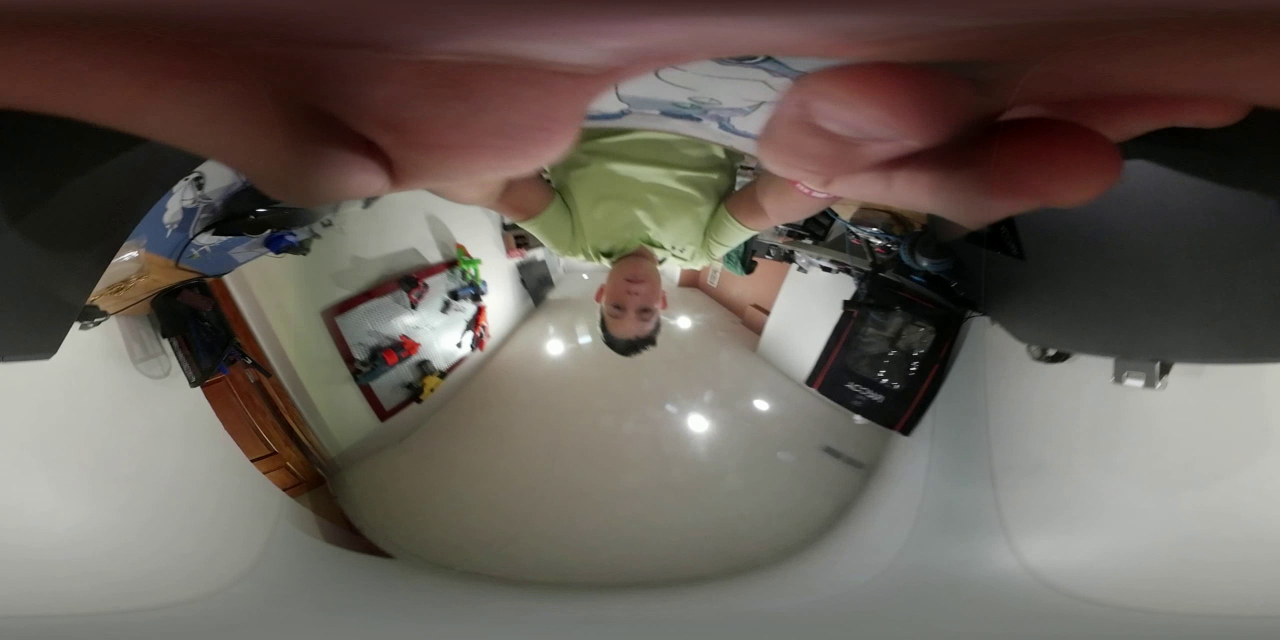
#> input picture frame 4 of gear360-stitcher/test_output/360_0597_360.mp4, 2560 x 1280 px, given in place of 360_0597.MP4, which was not available (shown at 1/2 size)
$ python test_headless.py
#> lines starting #> are read from the running program, lines starting #| are printed output that depends on the picture; after the words box and inside, x2 and y2 are one past the last pixel; in counts of white or black regions, pixels touching at a corner belong together; pictures that were not available may be replaced by others from this repository, and a replacement may not be noted
#> (reads gear360-stitcher/calibration_profiles/default.json from the repository)
### gear360-stitcher/src/video_pipeline.py
"""Batch video stitching pipeline: dual-fisheye MP4 -> equirectangular MP4.

OpenCV's VideoWriter does not handle audio, so this pipeline writes a silent
stitched video first, then (if ffmpeg is available on PATH) remuxes the
original audio track onto the result. If ffmpeg is not available, the output
video is silent and a note is reported back to the caller.
"""
import os
import shutil
import subprocess
import tempfile

import cv2

from .stitcher import stitch_frame


def ffmpeg_available():
    return shutil.which("ffmpeg") is not None


def stitch_video(
    input_path,
    output_path,
    calibration,
    out_w=None,
    out_h=None,
    frame_progress_cb=None,
):
    """Stitch one video. frame_progress_cb(frame_index, total_frames) is called
    periodically. Returns (output_path, audio_muxed: bool)."""
#> called with input_path = 'D:\\DCIM\\100PHOTO\\360_0597.MP4'
    cap = cv2.VideoCapture(input_path)
    if not cap.isOpened():
        raise ValueError(f"Could not open video: {input_path}")

    src_w = int(cap.get(cv2.CAP_PROP_FRAME_WIDTH))
    src_h = int(cap.get(cv2.CAP_PROP_FRAME_HEIGHT))
    fps = cap.get(cv2.CAP_PROP_FPS) or 29.97
    total_frames = int(cap.get(cv2.CAP_PROP_FRAME_COUNT))

    out_w = out_w or src_w
    out_h = out_h or src_h

    os.makedirs(os.path.dirname(output_path) or ".", exist_ok=True)

    use_ffmpeg = ffmpeg_available()
    silent_path = output_path
    tmp_dir = None
    if use_ffmpeg:
        tmp_dir = tempfile.mkdtemp(prefix="gear360_")
        silent_path = os.path.join(tmp_dir, "silent.mp4")

    fourcc = cv2.VideoWriter_fourcc(*"mp4v")
    writer = cv2.VideoWriter(silent_path, fourcc, fps, (out_w, out_h))
    if not writer.isOpened():
        cap.release()
        raise IOError("Failed to open video writer (codec unavailable)")

    maps_cache = {}
    frame_index = 0
    try:
        while True:
            ok, frame = cap.read()
#> frame is the input picture: shape (1280, 2560, 3); mean B, G, R 87.4, 94.7, 103.7
            if not ok:
                break
            stitched = stitch_frame(
                frame, calibration, out_w=out_w, out_h=out_h, maps_cache=maps_cache
            )
            writer.write(stitched)
            frame_index += 1
            if frame_progress_cb:
                frame_progress_cb(frame_index, total_frames)
    finally:
        cap.release()
        writer.release()

    audio_muxed = False
    if use_ffmpeg:
        audio_muxed = _mux_audio(input_path, silent_path, output_path)
        shutil.rmtree(tmp_dir, ignore_errors=True)

    return output_path, audio_muxed


# [48 lines left out: functions _mux_audio, stitch_videos_batch, not called in this run]

### gear360-stitcher/src/stitcher.py
"""Dual-fisheye -> equirectangular stitching core.

The Gear 360 (SM-R210) captures a single frame containing two circular fisheye
images side by side: the left half from the front lens, the right half from the
back lens. Each lens covers roughly 195 degrees (equidistant/f-theta projection).
This module builds pixel-remap lookup tables (computed once per resolution and
calibration) and blends the two lenses into a standard 2:1 equirectangular frame.
"""
import numpy as np
import cv2


def _lens_map(x, y, z, lens, size, feather_frac, offset_x=0.0):
    """Compute source-pixel coordinates and blend weight for one lens.

    x, y, z: unit direction vectors expressed in the lens's own optical frame,
    where z is the forward (optical axis) component.
    """
    theta = np.arccos(np.clip(z, -1.0, 1.0))
    fov_rad = np.radians(lens["fov_deg"])
    theta_max = fov_rad / 2.0
    r_norm = theta / theta_max

    phi = np.arctan2(y, x)
    rotation = np.radians(lens.get("rotation_deg", 0.0))
    if rotation:
        phi = phi + rotation

    radius = lens["radius_frac"] * size
    cx = lens["cx_frac"] * size
    cy = lens["cy_frac"] * size

    px = cx + r_norm * radius * np.cos(phi) + offset_x
    py = cy + r_norm * radius * np.sin(phi)

    valid = r_norm <= 1.0
    weight = np.ones_like(r_norm)
    fade = r_norm > feather_frac
    weight = np.where(
        fade, np.clip((1.0 - r_norm) / (1.0 - feather_frac), 0.0, 1.0), weight
    )
    weight = np.where(valid, weight, 0.0)

    return px.astype(np.float32), py.astype(np.float32), weight.astype(np.float32)


def build_equirect_maps(src_w, src_h, out_w, out_h, calibration):
    """Precompute remap tables + blend weights for a given source/output size.

    src_w, src_h: dimensions of the raw dual-fisheye frame (e.g. 2560x1280).
    out_w, out_h: dimensions of the desired equirectangular output.
    """
#> called with src_w = 2560, src_h = 1280, out_w = 2560, out_h = 1280
    size = src_h  # each lens occupies a size x size square
#> size = 1280
    half_w = src_w / 2.0
#> half_w = 1280

    us = np.arange(out_w, dtype=np.float64)
#> us = 2560 values from 0 to 2559
    vs = np.arange(out_h, dtype=np.float64)
#> vs = 1280 values from 0 to 1279
    uu, vv = np.meshgrid(us, vs)

    lon = (uu / out_w - 0.5) * 2.0 * np.pi  # -pi..pi, 0 = straight ahead
    lat = (0.5 - vv / out_h) * np.pi  # +pi/2 top .. -pi/2 bottom

    x = np.cos(lat) * np.sin(lon)
    y = np.sin(lat)
    z = np.cos(lat) * np.cos(lon)

    feather_frac = calibration.get("feather_frac", 0.85)

    map_x_front, map_y_front, w_front = _lens_map(
        x, y, z, calibration["front"], size, feather_frac, offset_x=0.0
    )
#> in _lens_map, `weight = np.where( fade, np.clip((1.0 - r_norm) / (1.0 - feather_frac)..`:
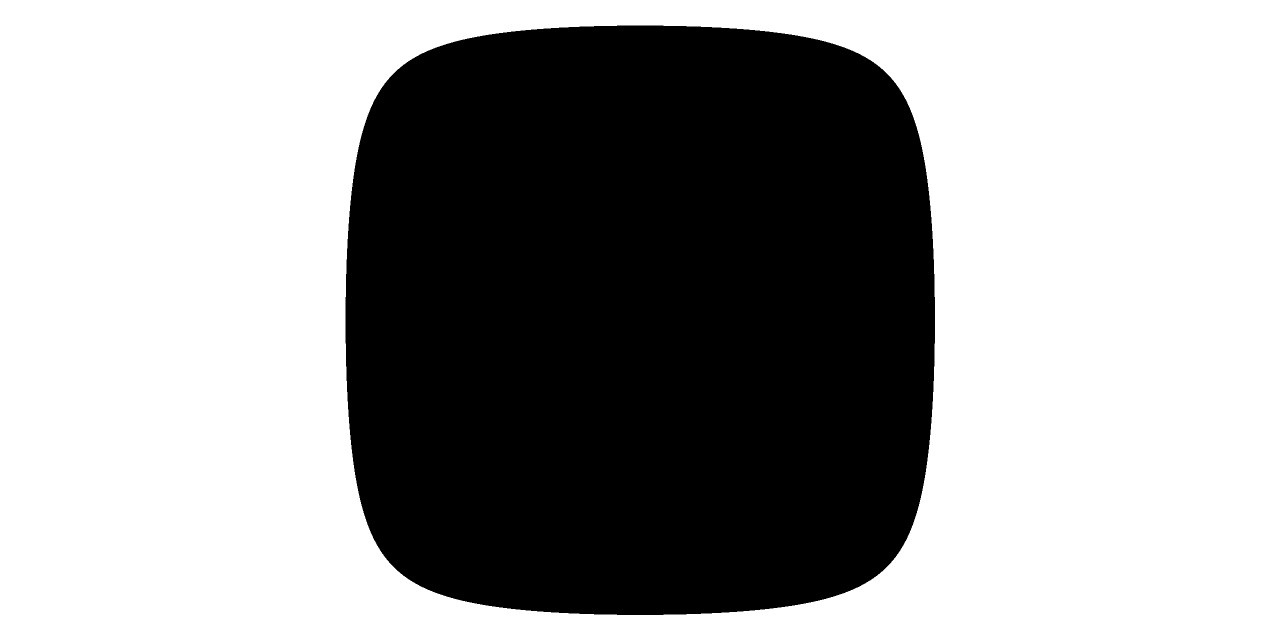
#> fade: shape (1280, 2560) bool (shown at 1/2 size); 61.3% white; 1 black region, box (x1, y1, x2, y2) and area: (691, 51, 1870, 1230) 1269713
#> in _lens_map, `weight = np.where(valid, weight, 0.0)`: valid: shape (1280, 2560) bool; 61.7% white; 2 black regions, box (x1, y1, x2, y2) and area: (0, 54, 587, 1227) 627953, (1974, 54, 2560, 1227) 626780
    # Back lens optical axis points toward -z; its local frame mirrors x and z.
    map_x_back, map_y_back, w_back = _lens_map(
        -x, y, -z, calibration["back"], size, feather_frac, offset_x=half_w
    )
#> call 2 of _lens_map, with size = 1280, feather_frac = 0.85, offset_x = 1280
#> in _lens_map (call 2), `theta = np.arccos(np.clip(z, -1.0, 1.0))`:
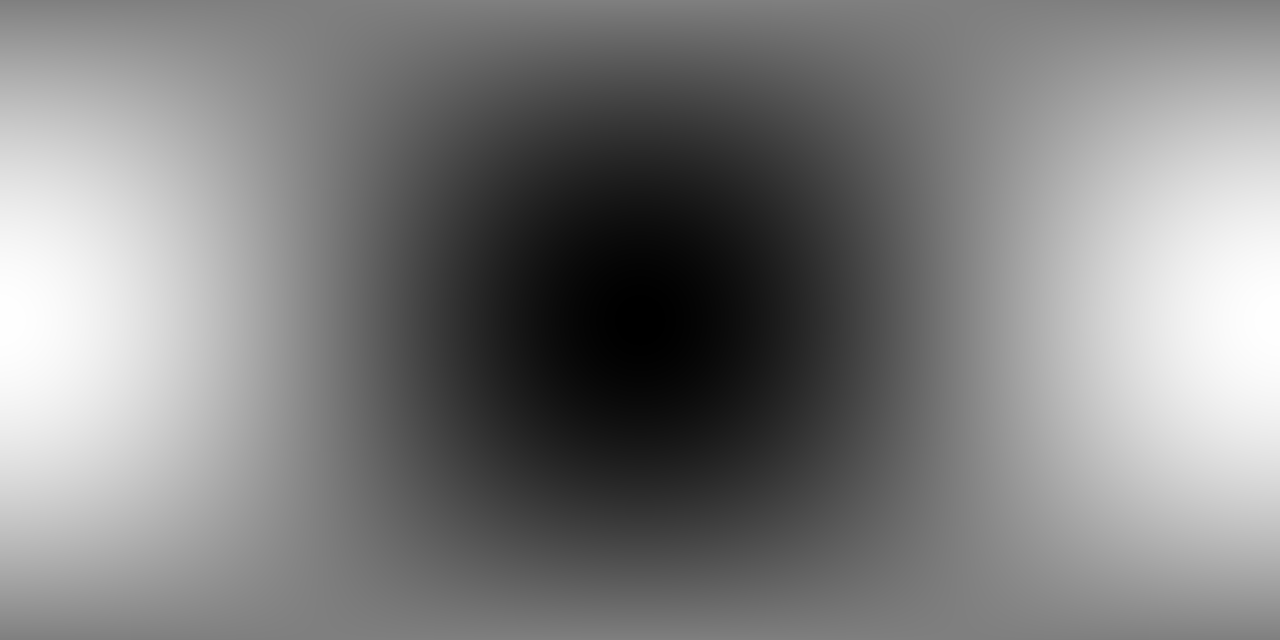
#> z: shape (1280, 2560) float64 (shown at 1/2 size); min -1, max 1, mean -2.5e-17; drawn with min black and max white
#> in _lens_map (call 2), `px = cx + r_norm * radius * np.cos(phi) + offset_x`:
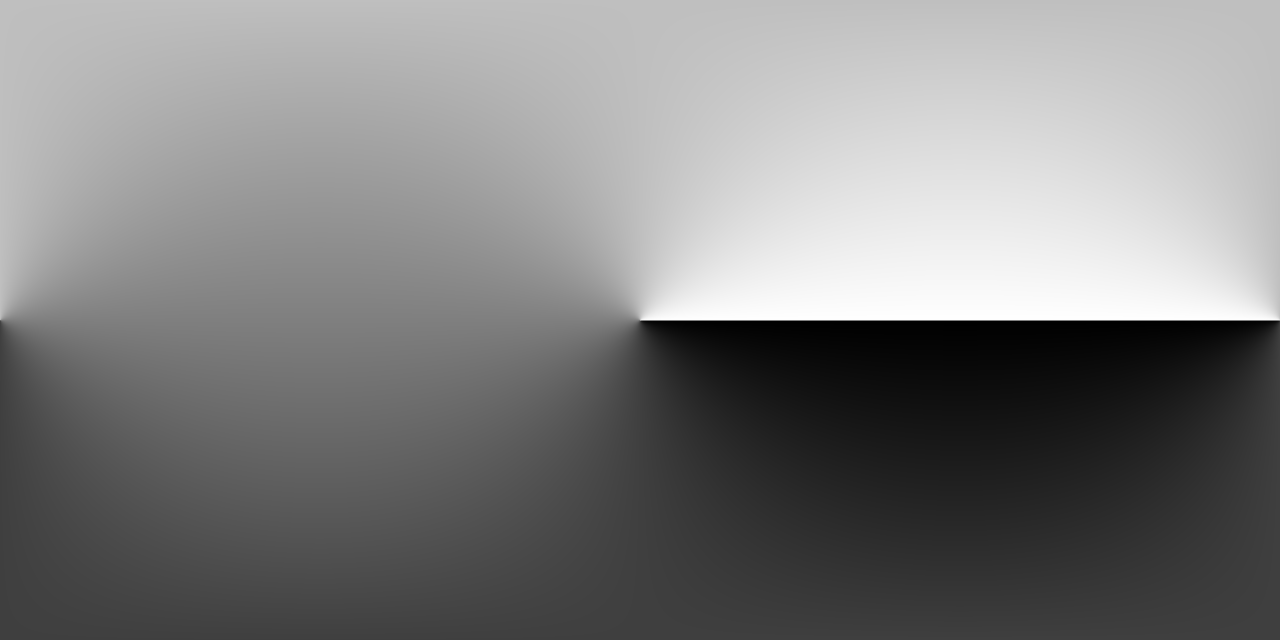
#> phi: shape (1280, 2560) float64 (shown at 1/2 size); min -3.14, max 3.14, mean 0.00245; drawn with min black and max white
#> in _lens_map (call 2), `weight = np.where( fade, np.clip((1.0 - r_norm) / (1.0 - feather_frac)..`:
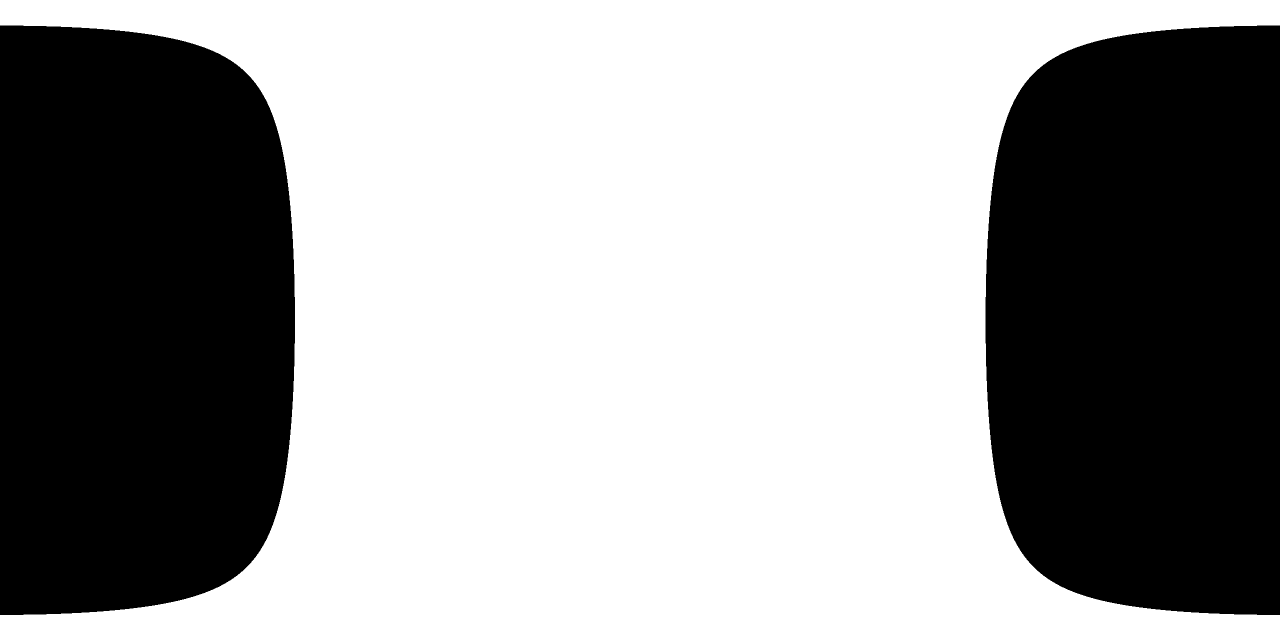
#> fade: shape (1280, 2560) bool (shown at 1/2 size); 61.3% white; 2 black regions, box (x1, y1, x2, y2) and area: (0, 51, 590, 1230) 635446, (1971, 51, 2560, 1230) 634267
#> in _lens_map (call 2), `weight = np.where(valid, weight, 0.0)`: valid: shape (1280, 2560) bool; 61.7% white; 1 black region, box (x1, y1, x2, y2) and area: (694, 54, 1867, 1227) 1254733

    return {
        "map_x_front": map_x_front,
        "map_y_front": map_y_front,
        "w_front": w_front,
        "map_x_back": map_x_back,
        "map_y_back": map_y_back,
        "w_back": w_back,
    }


def apply_stitch(frame, maps):
    """Apply precomputed maps to a raw dual-fisheye frame, returning an
    equirectangular BGR frame (uint8)."""
    remapped_front = cv2.remap(
        frame,
        maps["map_x_front"],
        maps["map_y_front"],
        interpolation=cv2.INTER_LINEAR,
        borderMode=cv2.BORDER_CONSTANT,
        borderValue=0,
    )
    remapped_back = cv2.remap(
        frame,
        maps["map_x_back"],
        maps["map_y_back"],
        interpolation=cv2.INTER_LINEAR,
        borderMode=cv2.BORDER_CONSTANT,
        borderValue=0,
    )

    w_front = maps["w_front"][..., None]
    w_back = maps["w_back"][..., None]
    total = w_front + w_back
    total_safe = np.where(total > 1e-6, total, 1.0)

    blended = (
        remapped_front.astype(np.float32) * w_front
        + remapped_back.astype(np.float32) * w_back
    ) / total_safe
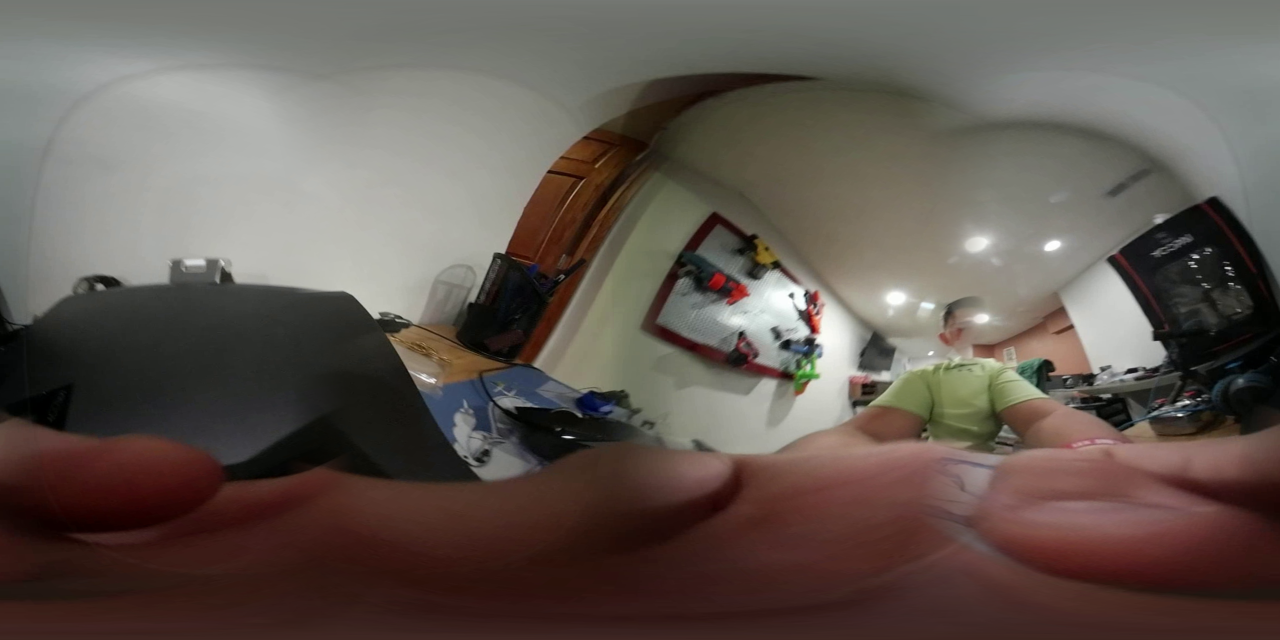
#> blended: shape (1280, 2560, 3) float32 (shown at 1/2 size); mean B, G, R 81.3, 88.5, 98.3
    blended = np.where(total > 1e-6, blended, 0.0)

    return np.clip(blended, 0, 255).astype(np.uint8)


def stitch_frame(frame, calibration, out_w=None, out_h=None, maps_cache=None):
    """Convenience wrapper: builds maps (or reuses maps_cache) and stitches one frame.

    maps_cache: optional dict that will be populated/reused across repeated calls
    with the same source size, output size, and calibration (e.g. video frames).
    """
    src_h, src_w = frame.shape[:2]
    out_w = out_w or src_w
    out_h = out_h or src_h

    calib_key = (
        tuple(sorted(calibration["front"].items())),
        tuple(sorted(calibration["back"].items())),
        calibration.get("feather_frac", 0.85),
    )
    cache_key = (src_w, src_h, out_w, out_h, calib_key)
    if maps_cache is not None and maps_cache.get("_key") == cache_key:
        maps = maps_cache["_maps"]
    else:
        maps = build_equirect_maps(src_w, src_h, out_w, out_h, calibration)
        if maps_cache is not None:
            maps_cache["_key"] = cache_key
            maps_cache["_maps"] = maps

    return apply_stitch(frame, maps)

### gear360-stitcher/src/calibration.py
"""Calibration profile loading/saving for the Gear 360 (SM-R210) dual-fisheye lenses.

Calibration values are stored as fractions relative to each lens's square region
size (not absolute pixels), so a single profile works for both photo resolution
(5792x2896, lens square 2896) and video resolution (2560x1280, lens square 1280).
"""
import json
import os

DEFAULT_PROFILE_PATH = os.path.join(
    os.path.dirname(os.path.dirname(os.path.abspath(__file__))),
    "calibration_profiles",
    "default.json",
)

DEFAULT_CALIBRATION = {
    "front": {"cx_frac": 0.5, "cy_frac": 0.5, "radius_frac": 0.5, "fov_deg": 195.0},
    "back": {
        "cx_frac": 0.5,
        "cy_frac": 0.5,
        "radius_frac": 0.5,
        "fov_deg": 195.0,
        "rotation_deg": 0.0,
    },
    "feather_frac": 0.85,
}


def load_calibration(path=None):
    path = path or DEFAULT_PROFILE_PATH
    if not os.path.isfile(path):
        return json.loads(json.dumps(DEFAULT_CALIBRATION))
    with open(path, "r", encoding="utf-8") as f:
        data = json.load(f)
    merged = json.loads(json.dumps(DEFAULT_CALIBRATION))
    merged["front"].update(data.get("front", {}))
    merged["back"].update(data.get("back", {}))
    merged["feather_frac"] = data.get("feather_frac", merged["feather_frac"])
    return merged


# [5 lines left out: function save_calibration, not called in this run]

### gear360-stitcher/src/image_pipeline.py
"""Batch photo stitching pipeline: dual-fisheye JPG -> equirectangular JPG."""
import os
import cv2

from .stitcher import stitch_frame


def stitch_photo(input_path, output_path, calibration, out_w=None, out_h=None):
    frame = cv2.imread(input_path, cv2.IMREAD_COLOR)
    if frame is None:
        raise ValueError(f"Could not read image: {input_path}")

    result = stitch_frame(frame, calibration, out_w=out_w, out_h=out_h)

    os.makedirs(os.path.dirname(output_path) or ".", exist_ok=True)
    ok = cv2.imwrite(output_path, result, [cv2.IMWRITE_JPEG_QUALITY, 95])
    if not ok:
        raise IOError(f"Failed to write output image: {output_path}")
    return output_path


# [16 lines left out: function stitch_photos_batch, not called in this run]

### gear360-stitcher/test_headless.py
import os
import sys
import traceback
import cv2

project_dir = os.path.abspath(os.getcwd())
sys.path.insert(0, project_dir)

from src import calibration, image_pipeline, video_pipeline

output_dir = os.path.join(project_dir, 'test_output')
os.makedirs(output_dir, exist_ok=True)
cal = calibration.load_calibration()

photo_input = r'D:\DCIM\100PHOTO\360_0601.JPG'
photo_output = os.path.join(output_dir, '360_0601_360.jpg')
print('PHOTO TEST START')
try:
    image_pipeline.stitch_photo(photo_input, photo_output, cal)
    image = cv2.imread(photo_output)
    print('PHOTO OUTPUT SHAPE:', None if image is None else image.shape)
except Exception:
    print('PHOTO ERROR / TRACEBACK')
    traceback.print_exc()

video_input = r'D:\DCIM\100PHOTO\360_0597.MP4'
video_output = os.path.join(output_dir, '360_0597_360.mp4')
print('VIDEO TEST START')
try:
    result = video_pipeline.stitch_video(video_input, video_output, cal)
    print('VIDEO RETURN:', result)
    cap = cv2.VideoCapture(video_output)
    frame_count = int(cap.get(cv2.CAP_PROP_FRAME_COUNT))
    width = int(cap.get(cv2.CAP_PROP_FRAME_WIDTH))
    height = int(cap.get(cv2.CAP_PROP_FRAME_HEIGHT))
    cap.release()
    print('VIDEO INFO: frame_count={}, width={}, height={}'.format(frame_count, width, height))
except Exception:
    print('VIDEO ERROR / TRACEBACK')
    traceback.print_exc()
